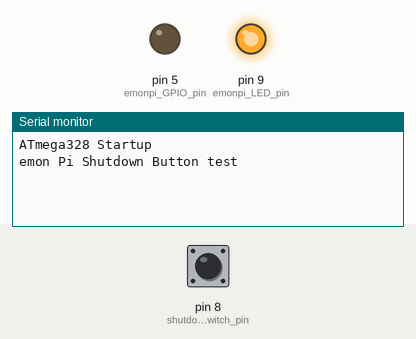
Recording of a sketch running on a simulated Arduino Uno, built with avr-gcc and run on an emulated ATmega328P. On the bench: output pins drawn as LEDs (lit = HIGH), the last lines printed to the serial monitor. Inputs (shaded band) come from the test bench; at power-on: pin 8 (shutdown_switch_pin) HIGH.

Above: at 1.3 s.
1.4 s: pin 8 (shutdown_switch_pin) pulled LOW for 0.15 s
At 1.5 s:
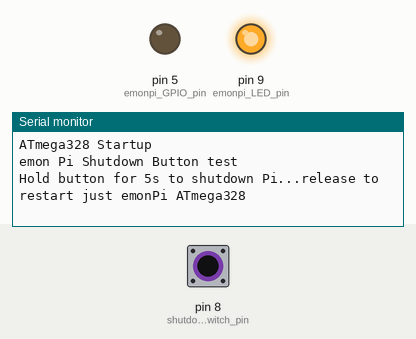
3.0 s: pin 8 (shutdown_switch_pin) pulled LOW for 3.2 s
At 4.8 s:
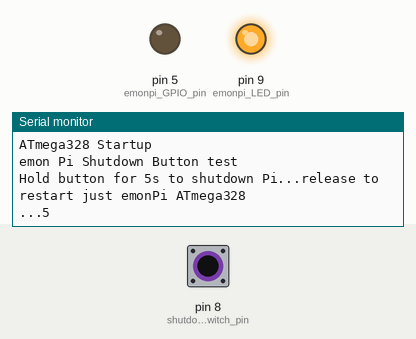

The sketch:

shutdown_button_test.ino
```cpp
const byte emonpi_LED_pin=9;
const byte shutdown_switch_pin = 8;
const byte emonpi_GPIO_pin=5;              //connected to Pi GPIO 17

long unsigned int start_press=0;
byte flag=0;


void setup()
{
  pinMode(emonpi_LED_pin, OUTPUT);
  digitalWrite(emonpi_LED_pin, HIGH);
  Serial.begin(57600);
  Serial.println("ATmega328 Startup");
  Serial.println("emon Pi Shutdown Button test");
  delay(100);

  pinMode(shutdown_switch_pin, INPUT);
  pinMode(shutdown_switch_pin,INPUT_PULLUP);            //enable ATmega328 internal pull-up resistors

  pinMode(emonpi_GPIO_pin, OUTPUT);
  digitalWrite(emonpi_GPIO_pin, LOW);

}

void loop()
{

  if (digitalRead(shutdown_switch_pin) == 0 ) shutdown_sequence();

}


 void shutdown_sequence()
  {
    Serial.println("Hold button for 5s to shutdown Pi...release to restart just emonPi ATmega328");
    digitalWrite(emonpi_LED_pin, HIGH);

    start_press=millis();                                                                 // record time shutdown push button is pressed
    flag=0;
    while( ((millis()-start_press) < 5000))                                               // time 5s
    {
      if  (digitalRead(shutdown_switch_pin) == 1)                                         // if shutdown button is released in less than 5s then soft restart ATmega328
        asm volatile ("  jmp 0");                                                         // restarts sketch but does not reset the peripherals and registers

      if ((millis()-start_press >1000) && (flag==0))
      {
        Serial.println("...5");
        flag=1;
      }

      if ((millis()-start_press >2000) && (flag==1))
      {
        Serial.println("...4");
        flag=2;
      }

      if ((millis()-start_press >3000) && (flag==2))
      {
        Serial.println("...3");
        flag=3;
      }

      if ((millis()-start_press >4000) && (flag==3))
      {
        Serial.println("...2");
        flag=4;
      }

      if ((millis()-start_press >4500) && (flag==4))
      {
        Serial.println("...1");
        Serial.println("SHUTDOWN!");
        flag=5;
      }
    }
    digitalWrite(emonpi_GPIO_pin, HIGH);                                                  // sent shutdown signal to Pi GPIO pin after 5s
    asm volatile ("  jmp 0");                                                             // soft restart ATmega328
}
```

Measured:
- after the input at 1.4 s, the serial monitor: prints a new line at once (image 1)
- after the input at 3.0 s, the serial monitor: prints a new line after 1.0 s (image 2)
